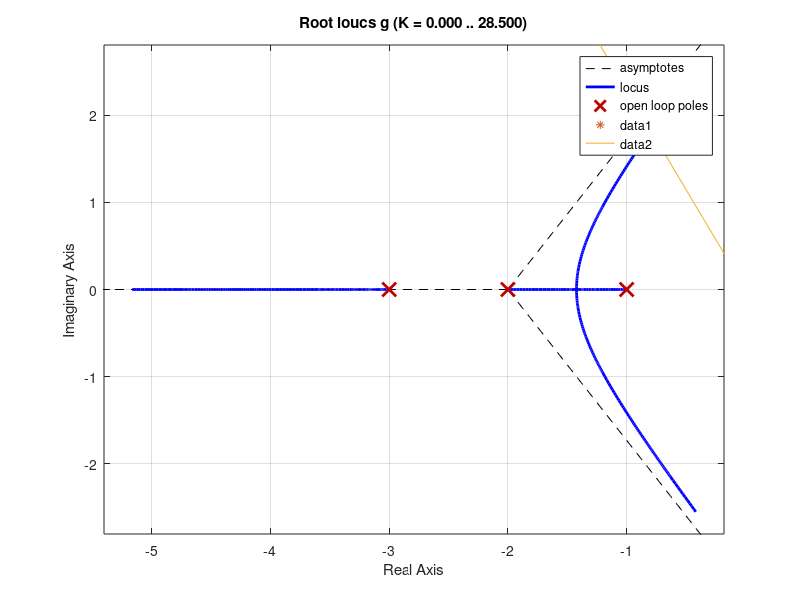

The MATLAB source for this figure:
%Root Locus Solutions

close all
clear all
clc

s = tf('s');
g = 1/((s+1)*(s+2)*(s+3));
zeta=0.4;
w= 0:0.1:5.5;
p=ones(1,54)

re=-1*zeta*w;
im=w*sqrt(1-(zeta)^2);
line=[re;im];

rlocus(g)
hold on

rplot=rlocus(g);
row3re=real(rplot(3,:));
row3im=imag(rplot(3,:));

curv1=[row3re;row3im];
nce=curv1(:,1:54)-line(:,1:54);

resultx=curv1(1,1:54)-line(1,1:54);
resulty=curv1(2,1:54)-line(2,1:54);

result2=(abs(resultx./resulty) - p);
resind=min(abs(result2));
%^ the above 2 lines don't work particularly well. Line 21
%is the best candidate for the intersection.

k=-1*(line(1,21)+1)*(line(1,21)+2)*(line(1,21)+3); %doesnt work that well either


plot(line(1,21),line(2,21),'*');
plot(re,im);
hold off


%plot(curv1(1,1:54),curv1(2,1:54),'+');
%hold on
%plot(line(1,1:56),line(2,1:56), '*');
%hold off






%% Graph format


[x,y] = ginput(1);

ang1= (atan2((y-0),(x-(-1))))*(180/pi);
ang2= (atan2((y-0),(x-(-2))))*(180/pi);
ang3= (atan2((y-0),(x-(-3))))*(180/pi);

if (ang1+ang2+ang3 > 177 && ang1+ang2+ang3 <183)
phase=(ang1+ang2+ang3);  
angt1=num2str(ang1);
angt2=num2str(ang2);
angt3=num2str(ang3);
ang1lab={num2str(phase)};
text1 = {'Phase:' phase ' degrees,K='};
h1 = text(x,y, text1 ,'HorizontalAlignment','left','Color', [1 0 0], 'FontSize',8);

end
